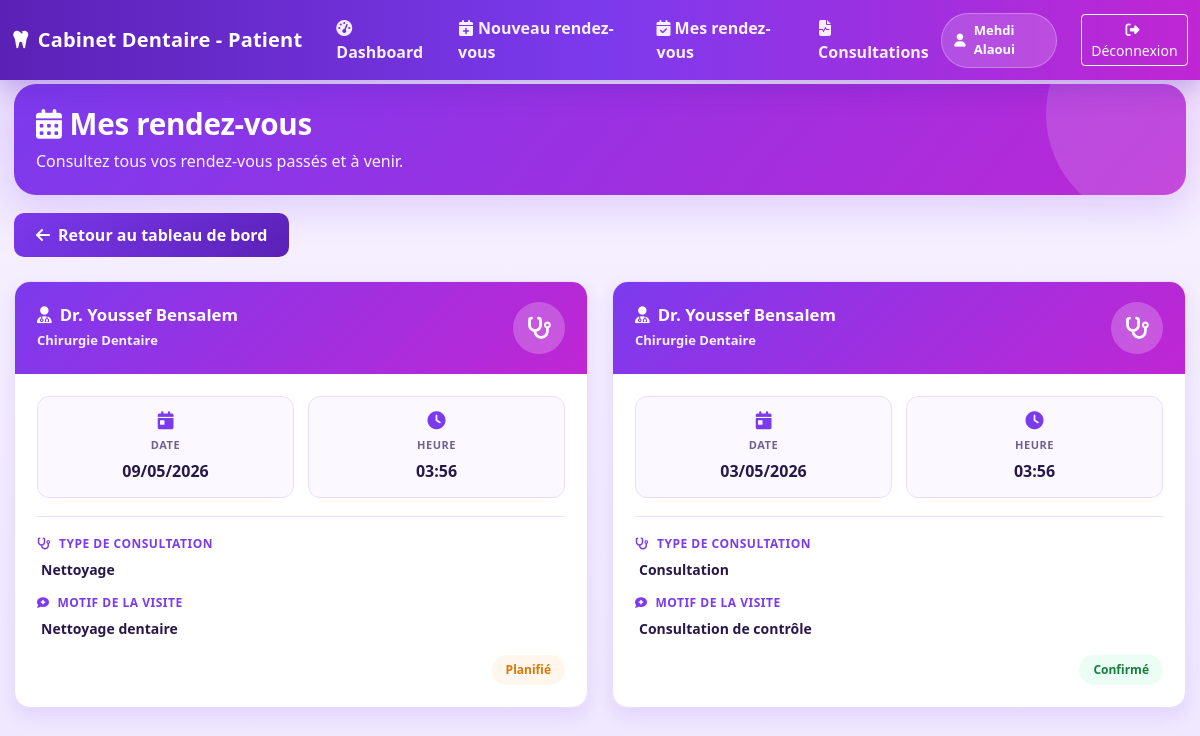
The app's page /index.php?route=/patient/rendez-vous (signed in), older data.
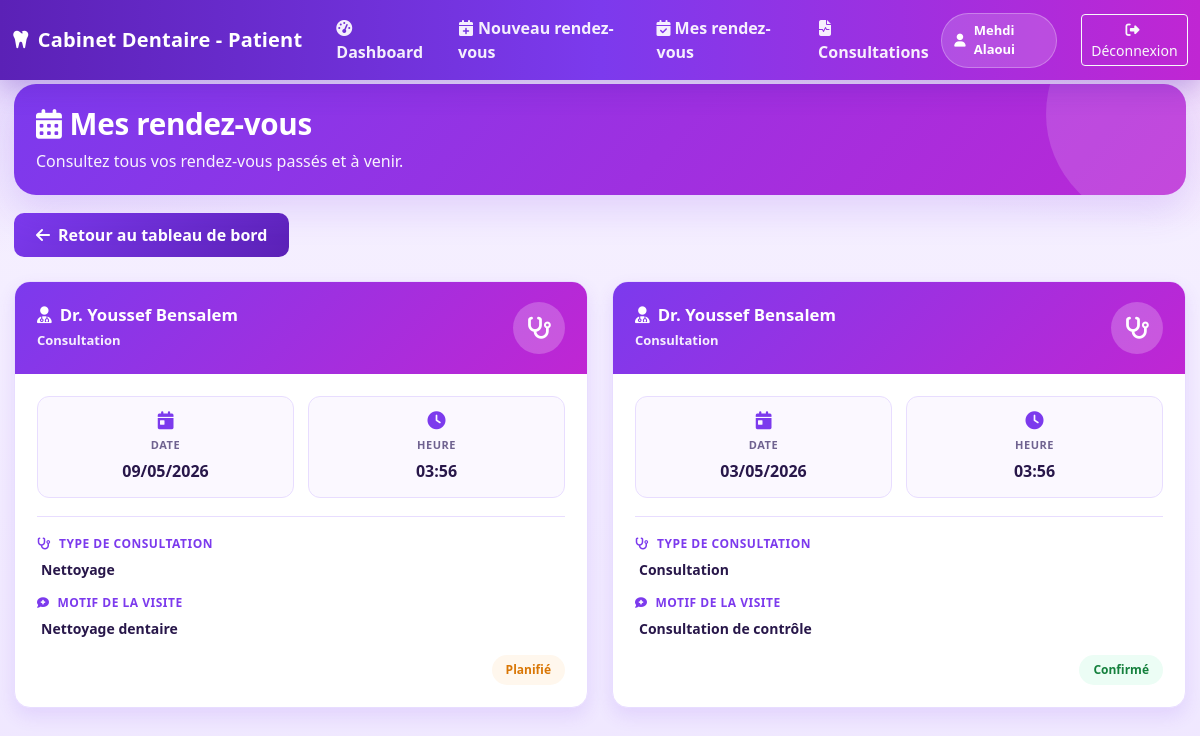
The same page, newer data.
### tables this page shows
CREATE TABLE patients (
    id INT AUTO_INCREMENT PRIMARY KEY,
    user_id INT NOT NULL,
    age INT,
    telephone VARCHAR(20),
    adresse TEXT,
    date_naissance DATE,
    groupe_sanguin VARCHAR(5),
    allergies TEXT,
    observations TEXT,
    created_at TIMESTAMP DEFAULT CURRENT_TIMESTAMP,
    FOREIGN KEY (user_id) REFERENCES users(id) ON DELETE CASCADE,
    KEY idx_user_id (user_id)
);

CREATE TABLE users (
    id INT AUTO_INCREMENT PRIMARY KEY,
    nom VARCHAR(100) NOT NULL,
    prenom VARCHAR(100) NOT NULL,
    email VARCHAR(150) UNIQUE NOT NULL,
    password VARCHAR(255) NOT NULL,
    role ENUM('admin','dentiste','secretaire','patient') NOT NULL DEFAULT 'patient',
    created_at TIMESTAMP DEFAULT CURRENT_TIMESTAMP,
    KEY idx_email (email),
    KEY idx_role (role)
);

CREATE TABLE rendez_vous (
    id INT AUTO_INCREMENT PRIMARY KEY,
    patient_id INT NOT NULL,
    dentiste_id INT NOT NULL,
    secretaire_id INT,
    date_heure DATETIME NOT NULL,
    duree_minutes INT DEFAULT 30,
    motif TEXT,
    type_rendez_vous ENUM('consultation','nettoyage','extraction','traitement','blanchiment','radio','autre') DEFAULT 'consultation',
    statut ENUM('planifié','confirmé','annulé','complété','absent') DEFAULT 'planifié',
    notes TEXT,
    created_at TIMESTAMP DEFAULT CURRENT_TIMESTAMP,
    FOREIGN KEY (patient_id) REFERENCES patients(id) ON DELETE CASCADE,
    FOREIGN KEY (dentiste_id) REFERENCES dentistes(id) ON DELETE CASCADE,
    FOREIGN KEY (secretaire_id) REFERENCES secretaires(id) ON DELETE SET NULL,
    KEY idx_patient (patient_id),
    KEY idx_dentiste (dentiste_id),
    KEY idx_date (date_heure),
    KEY idx_statut (statut)
);

CREATE TABLE dentistes (
    id INT AUTO_INCREMENT PRIMARY KEY,
    user_id INT NOT NULL,
    specialite VARCHAR(100),
    numero_licence VARCHAR(50) UNIQUE,
    telephone VARCHAR(20),
    cabinet TEXT,
    created_at TIMESTAMP DEFAULT CURRENT_TIMESTAMP,
    FOREIGN KEY (user_id) REFERENCES users(id) ON DELETE CASCADE,
    KEY idx_user_id (user_id)
);

### app/core/controller.php (called while the page is built, shortened)
<?php
class Controller
{
    public function view($viewName, $data = [])
    {
        $viewPath = __DIR__ . '/../views/' . str_replace('.', '/', $viewName) . '.php';
        include $viewPath;
    }
}

### app/controllers/PatientController.php (called while the page is built, shortened)
<?php
class PatientController extends Controller
{
    public function rendezVous()
    {
        $user = Auth::user();
        $patientModel = new Patient();
        $patient = $patientModel->findByUserId($user['id']);
        $rendezVousModel = new RendezVous();
        $rendezVous = $rendezVousModel->getByPatientId($patient['id'] ?? 0);
        $this->view('patient.mes_rendezvous', [
            'user' => $user,
            'patient' => $patient,
            'rendezVous' => $rendezVous
        ]);
    }
}

### app/core/Auth.php (called while the page is built, shortened)
<?php
class Auth
{
    public static function check()
    {
        return isset($_SESSION['user_id']);
    }
    public static function user()
    {
        if (self::check()) {
            return [
                'id' => $_SESSION['user_id'] ?? null,
                'nom' => $_SESSION['user_nom'] ?? '',
                'prenom' => $_SESSION['user_prenom'] ?? '',
                'email' => $_SESSION['user_email'] ?? '',
                'role' => $_SESSION['user_role'] ?? ''
            ];
        }
        return null;
    }
}

### app/core/Model.php (called while the page is built, shortened)
<?php
class Model
{
    public function __construct()
    {
        try {
            $db = new Database();
            $this->pdo = $db->getPdo();
        } catch (Exception $e) {
            $this->debug_messages[] = "✗ Erreur initialisation Model : " . $e->getMessage();
        }
    }
}

### app/core/Database.php (called while the page is built, shortened)
<?php
class Database
{
    private $host = DB_HOST;
    private $dbname = DB_NAME;
    private $username = DB_USER;
    private $password = DB_PASSWORD;
    private $charset = DB_CHARSET;
    private $port = DB_PORT;
    private $pdo = null;
    public $debug_messages = [];
    private function loadConfiguration()
    {
        $configFile = ROOT_PATH . '/config.php';
        $this->host = defined('DB_HOST') ? DB_HOST : $this->host;
        $this->dbname = defined('DB_NAME') ? DB_NAME : $this->dbname;
        $this->username = defined('DB_USER') ? DB_USER : $this->username;
        $this->password = defined('DB_PASSWORD') ? DB_PASSWORD : $this->password;
        $this->port = defined('DB_PORT') ? (int) DB_PORT : $this->port;
        $this->charset = defined('DB_CHARSET') ? DB_CHARSET : $this->charset;
    }
    public function connect()
    {
        try {
            $hostsToTry = [$this->host];
            foreach (array_unique($hostsToTry) as $host) {
                try {
                    $dsn = "mysql:host={$host};port={$this->port};dbname={$this->dbname};charset={$this->charset}";
                    $this->pdo = new PDO($dsn, $this->username, $this->password, [
                        PDO::ATTR_ERRMODE => PDO::ERRMODE_EXCEPTION,
                        PDO::ATTR_DEFAULT_FETCH_MODE => PDO::FETCH_ASSOC,
                        PDO::ATTR_EMULATE_PREPARES => false,
                    ]);
                    $message = "✓ Connexion PDO réussie (host: {$host}, port: {$this->port}, dbname: {$this->dbname})";
                    $this->debug_messages[] = $message;
                    return $this->pdo;
                } catch (PDOException $e) {
                    $lastException = $e;
                }
            }
            throw new PDOException("Connexion PDO impossible sans message d'erreur.");
        } catch (PDOException $e) {
            $message = "✗ ERREUR PDO : " . $e->getMessage();
            $this->debug_messages[] = $message;
            die($message);
        }
    }
    public function getPdo()
    {
        return $this->pdo;
    }
    public function getDebugMessages()
    {
        return $this->debug_messages;
    }
}

### app/models/Patient.php (called while the page is built, shortened)
<?php
class Patient extends Model
{
    public function findByUserId($user_id)
    {
        try {
            $query = "SELECT p.*, u.nom, u.prenom, u.email FROM patients p
                     JOIN users u ON p.user_id = u.id
                     WHERE p.user_id = :user_id LIMIT 1";
            $stmt = $this->pdo->prepare($query);
            $stmt->bindParam(':user_id', $user_id);
            $stmt->execute();
            return $stmt->fetch(PDO::FETCH_ASSOC) ?: false;
        } catch (PDOException $e) {
            return false;
        }
    }
}

### app/models/RendezVous.php (called while the page is built, shortened)
<?php
class RendezVous extends Model
{
    public function getByPatientId($patient_id)
    {
        try {
            $query = "SELECT rv.*, d.specialite as dentiste_specialite, u.nom as dentiste_nom, u.prenom as dentiste_prenom
                     FROM rendez_vous rv
                     LEFT JOIN dentistes d ON rv.dentiste_id = d.id
                     LEFT JOIN users u ON d.user_id = u.id
                     WHERE rv.patient_id = :patient_id
                     ORDER BY rv.date_heure DESC";
            $stmt = $this->pdo->prepare($query);
            $stmt->bindParam(':patient_id', $patient_id);
            $stmt->execute();
            return $stmt->fetchAll(PDO::FETCH_ASSOC);
        } catch (PDOException $e) {
            error_log("Erreur PDO getByPatientId: " . $e->getMessage());
            return [];
        }
    }
    public function delete($id)
    {
        try {
            $query = "DELETE FROM rendez_vous WHERE id = :id";
            $stmt = $this->pdo->prepare($query);
            $stmt->bindParam(':id', $id);
            return $stmt->execute();
        } catch (PDOException $e) {
            error_log("Erreur PDO delete: " . $e->getMessage());
            return false;
        }
    }}
?>

### app/views/patient/mes_rendezvous.php (the view, shortened to what this page needs)
<!DOCTYPE html>
<html lang="fr">
<head>
    <link href="https://cdn.jsdelivr.net/npm/bootstrap@5.3.0/dist/css/bootstrap.min.css" rel="stylesheet">
    <link href="https://cdnjs.cloudflare.com/ajax/libs/font-awesome/6.4.0/css/all.min.css" rel="stylesheet">
    <link href="<?php echo BASE_URL; ?>css/patient-theme.css" rel="stylesheet">
</head>
<body class="patient-body">
    <nav class="navbar navbar-expand-lg topbar fixed-top">
        <div class="container-fluid">
            <a class="navbar-brand" href="<?php echo BASE_URL; ?>index.php?route=/patient/dashboard">
                <i class="fas fa-tooth me-2"></i>Cabinet Dentaire - Patient
            </a>
            <div class="collapse navbar-collapse" id="navbarNav">
                <ul class="navbar-nav me-auto">
                <li class="nav-item">
                        <a class="nav-link active" href="<?php echo BASE_URL; ?>index.php?route=/patient/dashboard">
                            <i class="fas fa-tachometer-alt me-1"></i>Dashboard
                        </a>
                    </li>
                    <li class="nav-item">
                        <a class="nav-link" href="<?php echo BASE_URL; ?>index.php?route=/patient/rendez-vous/create">
                            <i class="fas fa-calendar-plus me-1"></i>Nouveau rendez-vous
                        </a>
                    </li>
                    <li class="nav-item">
                        <a class="nav-link active" href="<?php echo BASE_URL; ?>index.php?route=/patient/rendez-vous">
                            <i class="fas fa-calendar-check me-1"></i>Mes rendez-vous
                        </a>
                    </li>
                    <li class="nav-item">
                        <a class="nav-link" href="<?php echo BASE_URL; ?>index.php?route=/patient/consultations">
                            <i class="fas fa-file-medical-alt me-1"></i>Consultations
                        </a>
                    </li>
                </ul>
                <div class="d-flex align-items-center">
                    <div class="patient-pill">
                        <i class="fas fa-user"></i>
                        <?php echo htmlspecialchars(($user['prenom'] ?? '') . ' ' . ($user['nom'] ?? '')); ?>
                    </div>
                    <a href="<?php echo BASE_URL; ?>index.php?route=/logout" class="btn btn-outline-light btn-sm ms-3">
                        <i class="fas fa-sign-out-alt me-1"></i>Déconnexion
                    </a>
                </div>
            </div>
        </div>
    </nav>
    <div class="dashboard">
        <section class="welcome-banner">
            <h1 class="welcome-title"><i class="fas fa-calendar-alt me-2"></i>Mes rendez-vous</h1>
            <p class="welcome-sub">Consultez tous vos rendez-vous passés et à venir.</p>
        </section>
        <div class="mb-4">
            <a href="<?php echo BASE_URL; ?>index.php?route=/patient/dashboard" class="btn btn-retour">
                <i class="fas fa-arrow-left me-2"></i>Retour au tableau de bord
            </a>
        </div>
        <?php if (empty($rendezVous)): ?>
            <div class="patient-empty-state">
                <i class="fas fa-calendar-times"></i>
                <h4>Aucun rendez-vous</h4>
                <p>Vous n'avez pas encore de rendez-vous planifié.</p>
                <a href="<?php echo BASE_URL; ?>index.php?route=/patient/rendez-vous/create" class="btn btn-primary-custom">
                    <i class="fas fa-plus me-2"></i>Prendre un rendez-vous
                </a>
            </div>
        <?php else: ?>
            <div class="row g-4">
                <?php foreach ($rendezVous as $rdv): ?>
                    <div class="col-lg-6">
                        <article class="patient-rdv-card">
                            <div class="patient-rdv-card-header">
                                <div class="dentiste-info">
                                    <h5><i class="fas fa-user-md me-2"></i>Dr. <?php echo htmlspecialchars(($rdv['dentiste_prenom'] ?? '') . ' ' . ($rdv['dentiste_nom'] ?? '')); ?></h5>
                                    <p><?php echo htmlspecialchars($rdv['dentiste_specialite'] ?? 'Chirurgie dentaire'); ?></p>
                                </div>
                                <div class="dentiste-icon">
                                    <i class="fas fa-stethoscope"></i>
                                </div>
                            </div>
                            <div class="patient-rdv-card-body">
                                <div class="patient-rdv-datetime">
                                    <div class="patient-rdv-date">
                                        <i class="fas fa-calendar-day"></i>
                                        <div class="label">Date</div>
                                        <div class="value"><?php echo date('d/m/Y', strtotime($rdv['date_heure'] ?? '')); ?></div>
                                    </div>
                                    <div class="patient-rdv-time">
                                        <i class="fas fa-clock"></i>
                                        <div class="label">Heure</div>
                                        <div class="value"><?php echo date('H:i', strtotime($rdv['date_heure'] ?? '')); ?></div>
                                    </div>
                                </div>
                                <div class="patient-rdv-detail">
                                    <div class="detail-label">
                                        <i class="fas fa-stethoscope"></i>Type de consultation
                                    </div>
                                    <div class="detail-value">
                                        <?php echo htmlspecialchars(ucfirst($rdv['type_rendez_vous'] ?? 'Consultation')); ?>
                                    </div>
                                </div>
                                <div class="patient-rdv-detail">
                                    <div class="detail-label">
                                        <i class="fas fa-comment-medical"></i>Motif de la visite
                                    </div>
                                    <div class="detail-value">
                                        <?php echo htmlspecialchars($rdv['motif'] ?? 'Non spécifié'); ?>
                                    </div>
                                </div>
                                <div class="mt-3 text-end">
                                    <span class="status-badge status-<?php echo htmlspecialchars($rdv['statut'] ?? 'planifié', ENT_QUOTES, 'UTF-8'); ?>">
                                        <?php echo ucfirst($rdv['statut'] ?? 'planifié'); ?>
                                    </span>
                                </div>
                            </div>
                        </article>
                    </div>
                <?php endforeach; ?>
            </div>
        <?php endif; ?>
    </div>
</body>
</html>

### index.php (shortened to what this page needs)
<?php
spl_autoload_register(function ($class) {
    $controllerPath = APP_PATH . '/controllers/' . $class . '.php';
    if (file_exists($controllerPath)) {
        return;
    }
    $modelPath = APP_PATH . '/models/' . $class . '.php';
    if (file_exists($modelPath)) {
        return;
    }
    $corePath = APP_PATH . '/core/' . $class . '.php';
    if (file_exists($corePath)) {
        return;
    }
});
$routes = include ROOT_PATH . '/routes/web.php';
$method = $_SERVER['REQUEST_METHOD'];
$uri = isset($_GET['route']) ? $_GET['route'] : '/';
    ?>
    <?php
if (isset($routes[$method])) {
    if (isset($routes[$method][$uri])) {
        $route = $routes[$method][$uri];
    }
    if (isset($route)) {
        try {
            $actionName = $route[1];
            $controller = new $controllerName();
            $controller->$actionName();
        } catch (Exception $e) {
            die("✗ ERREUR lors de l'exécution : " . htmlspecialchars($e->getMessage()));
        }
    }
}
    ?>

Row changes from the older to the newer data that the page shows:
changed through a linked row, rendez_vous "Nettoyage": dentiste.specialite "Chirurgie Dentaire" → "Consultation"
changed through a linked row, rendez_vous "Consultation de contrôle": dentiste.specialite "Chirurgie Dentaire" → "Consultation"
